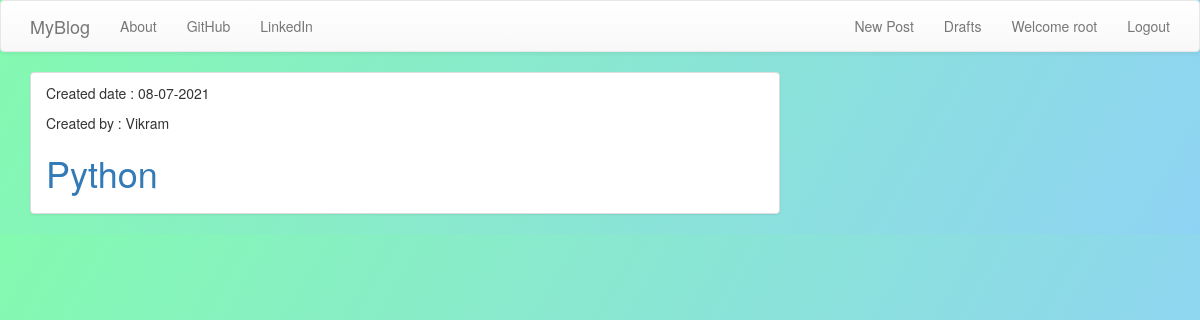
Page /drafts/ (signed in) on the committed database.
### blogs/models.py (models this page shows, shortened)
class Post(models.Model):
    author = models.ForeignKey(User, on_delete=models.CASCADE)
    title = models.CharField(max_length=100)
    text = models.TextField()
    create_date = models.DateTimeField(default=timezone.now())
    publish_date = models.DateTimeField(blank=True, null=True)

### blogs/views.py (the view)
# urls.py: path("drafts/", views.DraftListView.as_view(), name="draft_list"),
class DraftListView(LoginRequiredMixin, ListView):
    login_url = "accounts/login/"
    model = models.Post
    template_name = "post_draft_list.html"
    def get_queryset(self):
        qs = super().get_queryset()
        return qs.filter(publish_date__isnull=True).order_by("create_date")

### blogs/templates/blogs/post_draft_list.html
{% extends 'blogs/base.html' %}
{% block content %}
{% for post in post_list  %}
    {% if user.pk == post.author.pk or user.is_superuser%}
    <div class="card" style="width: auto;">
        <ul class="list-group list-group-flush">
            <li class="list-group-item">
                <p>Created date : {{post.create_date|date:'d-m-Y'}}</p>
                {% if user.is_superuser%}
                <p>Created by : {{post.author}}</p>
                {%endif%}
                <h1><a href="{% url 'post_detail' pk=post.pk %}">{{post.title}}</a></h1>
                </li>
        </ul>
    </div>
    {%endif%}
{% endfor %}
{% endblock %}

### blogs/templates/blogs/base.html (shortened to what this page needs)
<!DOCTYPE html>
{% load static %}
<html>
  <head>
    <link
      rel="stylesheet"
      href="https://maxcdn.bootstrapcdn.com/bootstrap/3.3.7/css/bootstrap.min.css"
    />
    <link
      rel="stylesheet"
      href="https://maxcdn.bootstrapcdn.com/bootstrap/3.3.7/css/bootstrap-theme.min.css"
    />
    <link
      rel="stylesheet"
      href="//cdn.jsdelivr.net/npm/medium-editor@latest/dist/css/medium-editor.min.css"
      type="text/css"
      media="screen"
      charset="utf-8"
    />
    <link rel='stylesheet' href='{% static 'css/blogs.css' %}'>
  </head>
  <body>
    <nav class="navbar navbar-default">
      <div class="container">
        <ul class="nav navbar-nav">
          <li>
            <a class="navbar-brand" href="{% url 'post_list' %}">MyBlog</a></li>
          <li><a href="{% url 'about'%}">About</a></li>
          <li><a href="https://github.com/NagaTrivikramReddy777">GitHub</a></li>
          <li><a href="https://in.linkedin.com/">LinkedIn</a></li>
        </ul>
        <ul class="nav navbar-nav navbar-right">
          {% if user.is_authenticated %}
          <li>
            <a href="{% url 'post_new'%}">New Post</a>
          </li>
          <li>
            <a href="{% url 'draft_list'%}">Drafts</a>
          </li>
          <li>
            <a>Welcome {{user.username}}</a>
          </li>
          <li>
            <a href="{% url 'logout'%}">Logout</a>
          </li>
            {% else %}
            <li>
            <a href="{% url 'signup'%}"><span class="glyphicon glyphicon-user"></span>SignUp</a>
          </li>
          {%endif%}
        </ul>
      </div>
    </nav>
    <div class='content container'>
      <div class="row">
        <div class="col-md-8">
          <div class="blog_posts">
            {% block content %}
            {% endblock %}
          </div>
        </div>
      </div>
    </div>
  </body>
</html>

### blogs/static/css/blogs.css (style rules this page uses)
body { background-image: linear-gradient(120deg, #84fab0 0%, #8fd3f4 100%); }

### rows in the picture
Post: create_date "08-07-2021", author "Vikram", title "Python"

### other values in the picture
{{ user.username }} "root"
